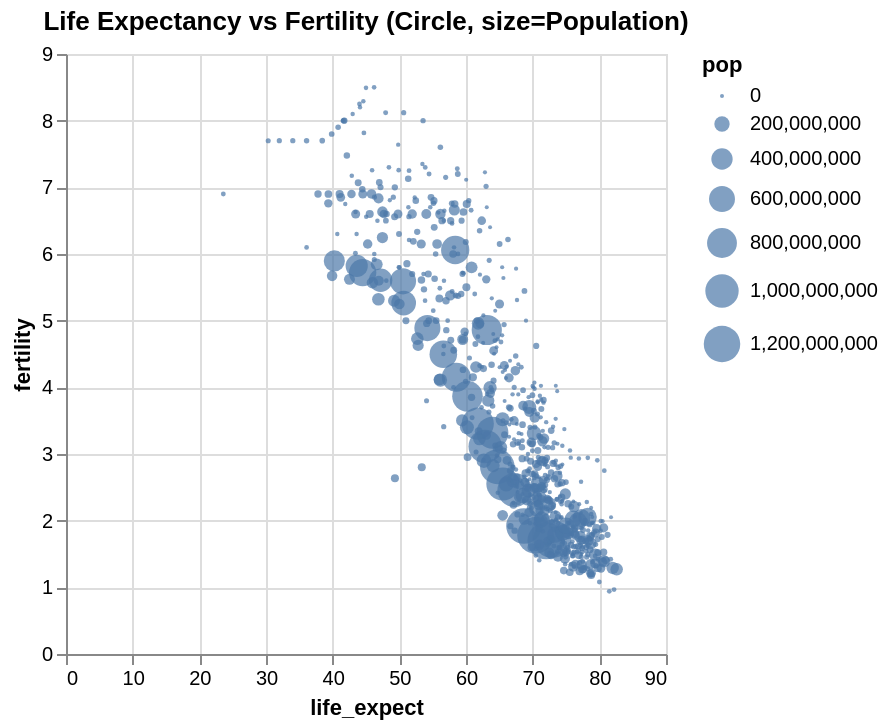

Notebook cell for this chart:
### Markdown cell above
## Exercise 4. 

With the previous example, now encode in the circle mark the population of the
country. Compare the sizes using circles, squares, and points.

### Code cell
# Circles with size encoding for population
chart_circle = alt.Chart(df).mark_circle().encode(
    x='life_expect:Q',
    y='fertility:Q',
    size='pop:Q'
).properties(
    title='Life Expectancy vs Fertility (Circle, size=Population)'
)
chart_circle.show()

# Squares with size encoding for population
chart_square = alt.Chart(df).mark_square().encode(
    x='life_expect:Q',
    y='fertility:Q',
    size='pop:Q'
).properties(
    title='Life Expectancy vs Fertility (Square, size=Population)'
)
chart_square.show()

# Points with size encoding for population
chart_point = alt.Chart(df).mark_point().encode(
    x='life_expect:Q',
    y='fertility:Q',
    size='pop:Q'
).properties(
    title='Life Expectancy vs Fertility (Point, size=Population)'
)
chart_point.show()

### Figure 1 — Vega-Lite specification as saved in the notebook (floating-point values rounded to 4 significant figures; data arrays with more than 128 entries replaced by an {"elided": "..."} marker saying what was removed)
{"config": {"view": {"continuousWidth": 300, "continuousHeight": 300}}, "data": {"name": "data-aa403d6f380beb46446b2e507d315b18"}, "mark": {"type": "circle"}, "encoding": {"size": {"field": "pop", "type": "quantitative"}, "x": {"field": "life_expect", "type": "quantitative"}, "y": {"field": "fertility", "type": "quantitative"}}, "title": "Life Expectancy vs Fertility (Circle, size=Population)", "$schema": "https://vega.github.io/schema/vega-lite/v5.20.1.json", "datasets": {"data-aa403d6f380beb46446b2e507d315b18": {"elided": "693 records"}}}
